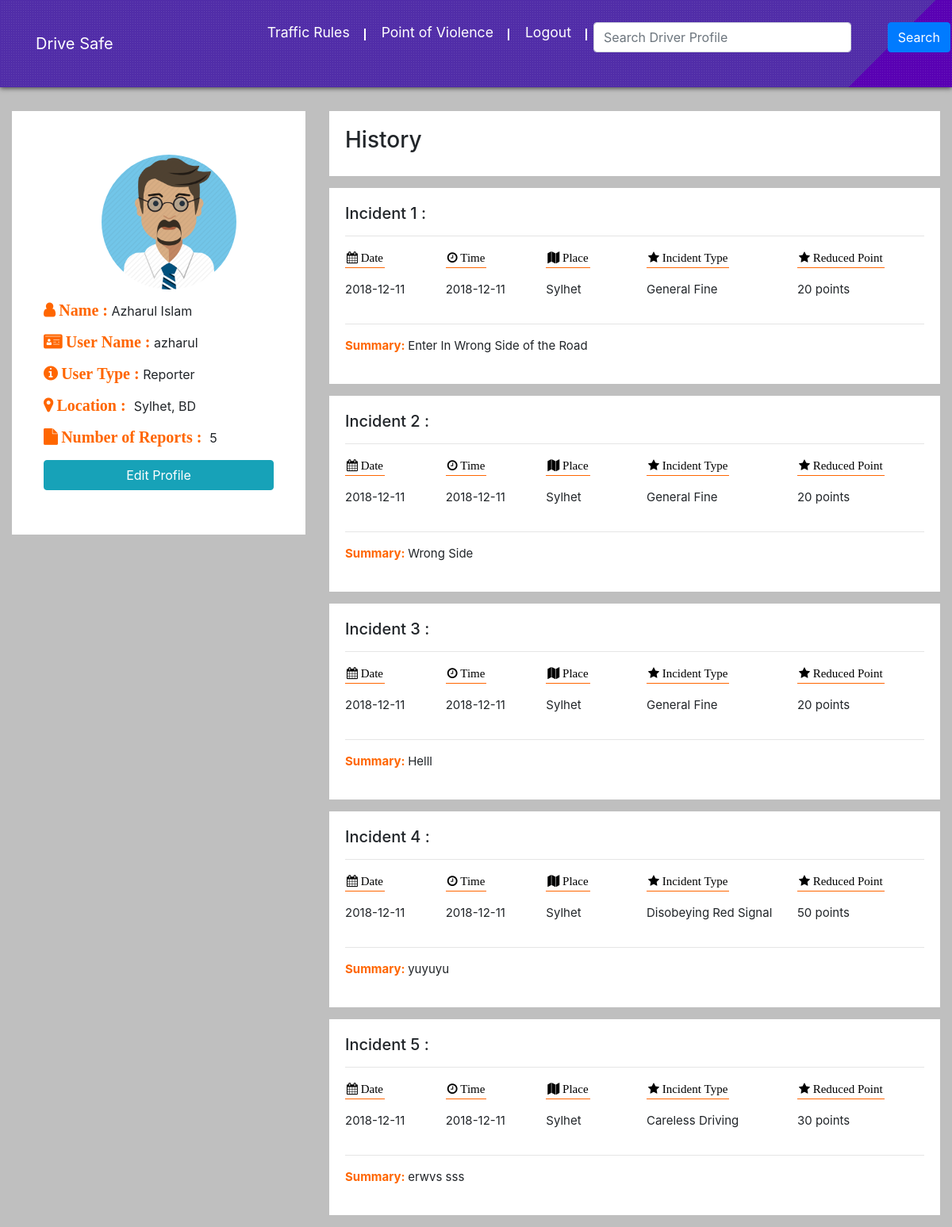
Screenshot of /reporters/index (signed in) with the database file from the repository.
### tables this page shows
CREATE TABLE IF NOT EXISTS `reporters` (
  `id` int(255) NOT NULL,
  `name` varchar(255) NOT NULL,
  `username` varchar(255) NOT NULL,
  `password` varchar(255) NOT NULL,
  `place` varchar(255) NOT NULL
);

CREATE TABLE IF NOT EXISTS `incident` (
  `id` int(255) NOT NULL,
  `vehicles_num` varchar(255) NOT NULL,
  `driver_lic_num` varchar(255) NOT NULL,
  `incident_type_id` int(255) NOT NULL,
  `place` varchar(255) NOT NULL,
  `summary` text NOT NULL,
  `time` time NOT NULL,
  `date` date NOT NULL,
  `reporter_id` int(255) NOT NULL
);

CREATE TABLE IF NOT EXISTS `point_table` (
  `type_id` int(255) NOT NULL,
  `type_name` varchar(255) NOT NULL,
  `point` int(255) NOT NULL
);

### reporters/index.php (the view, shortened to what this page needs)
<?php
    include 'core/controller.php';
    if(isset($_SESSION['reporter'])) {
      $rep_id = $_SESSION['reporter'];
    } else {
      ?><script>window.location = 'sign';</script><?php
    }
    $row = $ctrl->getReporterById($rep_id, $conn);
?>
<!DOCTYPE html>
<html lang="en">
<head>
    <link rel="stylesheet" href="../theme/font/font-awesome-4.7.0/css/font-awesome.css">
    <link rel="stylesheet" href="../theme/css/bootstrap/css/bootstrap.min.css">
    <link rel="stylesheet" href="../theme/font/font-awesome-4.7.0/css/font-awesome.min.css">
    <link rel="stylesheet" href="../theme/css/reporters/reporters-profile.css">
</head>
<body class="reportersBody" style="overflow-x: hidden">
  <section class="top-nav">
    <nav class="navbar navbar-expand-md navbar-color navbar-dark">
      <div class="container">
        <a class="navbar-brand" href="index">Drive Safe</a>
        <div class="collapse navbar-collapse text-center clear" id="collapse">
          <ul class="navbar-nav ml-auto">
            <li class="nav-item">
              <a href="rules" class="nav-link">
                <span class="modtitle">Traffic Rules</span>
              </a>
            </li>
            <li class="nav-item">
              <a href="points" class="nav-link">
                <span class="modtitle">Point of Violence</span>
              </a>
            </li>
            <li class="nav-item">
              <a href="logout" class="nav-link">
                <span class="modtitle">Logout</span>
              </a>
            </li>
            <div class="row">
              <div class="col-md-10">
                <li class="nav-item">
              <form action="srcResult" method="post" class="nav-link">
                <div class="form-group">
                  <input type="text" class="ml-auto form-control" name="input" placeholder="Search Driver Profile" required>
                </div>
            </li>
              </div>
              <div class="col-md-2">
                <li class="nav-item nav-link">
                  <button class="btn btn-primary" type="submit" name="src">Search</button>
                </li>
              </div>
            </div>
          </ul>
        </div>
      </div>
    </nav>
  </section>
  <div class="container-fluid reportersProfile">
    <div class="row">
      <div class="col-md-4">
        <div class="reporters ml-auto">
          <img class="reportersImg ml-auto" src="../theme/images/reporter.png" alt="Driver" width="200px">
          <p><span><i class="fa fa-user"> Name : </i></span> <?php echo $row['name'];?></p>
          <p><span><i class="fa fa-id-card"> User Name : </i></span> <?php echo $row['username'];?></p>
          <p><span><i class="fa fa-info-circle"> User Type : </i></span> Reporter</p>
          <p><span><i class="fa fa-map-marker"> Location : &nbsp;</i></span><?php echo $row['place'];?></p>
          <p><span><i class="fa fa-file"> Number of Reports : &nbsp;</i></span><?php echo $ctrl->getNumRepById($rep_id, $conn);?></p>
          <p><a href="edit" class="btn btn-info btn-block">Edit Profile</a></p>
        </div>
      </div>
      <div class="col-md-8">
        <div class="reportersHistory">
          <h3>History</h3>
        </div>
        <?php
          $count = 0;
          $res1 = $ctrl->getRepById($rep_id, $conn);
          while($row1 = $res1->fetch_assoc()) {
            $count++;
        ?>
        <div class="reportersHistory">
          <h5>Incident <?php echo $count;?> :</h5>
          <hr>
          <div class="row" class="historyInfo">
            <div class="col-md-2">
              <p><i class="fa fa-calendar-alt"> Date</i></p>
              <p><?php echo $row1['date'];?></p>
            </div>
            <div class="col-md-2">
              <p><i class="fa fa-clock"> Time</i></p>
              <p><?php echo $row1['date'];?></p>
            </div>
            <div class="col-md-2">
              <p><i class="fa fa-map"> Place</i></p>
              <p><?php echo $row1['place'];?></p>
            </div>
            <div class="col-md-3">
              <p><i class="fa fa-star"> Incident Type</i></p>
              <p><?php $ctrl->getIncidentTypeById($row1['incident_type_id'], $conn);?></p>
            </div>
            <div class="col-md-3">
              <p><i class="fa fa-star"> Reduced Point</i></p>
              <p><?php $ctrl->getIncidentPointById($row1['incident_type_id'], $conn);?> points</p>
            </div>
          </div>
          <hr>
          <p><b>Summary: </b> <?php echo $row1['summary'];?></p>
        </div>
        <?php
          }
        ?>
      </div>
    </div>
  </div>
</body>
</html>

### reporters/core/controller.php (shortened to what this page needs)
<?php
	class Controller {
		public function getReporterById($id, $conn) {
			$sql = $conn->prepare("SELECT * FROM reporters WHERE id = ?");
			$sql->bind_param("s", $id);
		 	$sql->execute();
		 	$res = $sql->get_result();
		 	$row = $res->fetch_assoc();
			return $row;
		}
		public function getNumRepById($id, $conn) {
			$sql = $conn->prepare("SELECT * FROM incident WHERE reporter_id = ?");
			$sql->bind_param("s", $id);
		 	$sql->execute();
		 	$res = $sql->get_result();
		 	$row = $res->num_rows;
			return $row;
		}
		public function getRepById($id, $conn) {
			$sql = $conn->prepare("SELECT * FROM incident WHERE reporter_id = ?");
			$sql->bind_param("s", $id);
		 	$sql->execute();
		 	$res = $sql->get_result();
			return $res;
		}
		public function getIncidentTypeById($type_id, $conn) {
			$sql = $conn->prepare("SELECT type_name FROM point_table WHERE type_id = ?");
		 	$sql->bind_param("s", $type_id);
		 	$sql->execute();
		 	$res = $sql->get_result();
		 	$row = $res->fetch_assoc();
			echo $row['type_name'];
		}
		public function getIncidentPointById($type_id, $conn) {
			$sql = $conn->prepare("SELECT point FROM point_table WHERE type_id = ?");
		 	$sql->bind_param("s", $type_id);
		 	$sql->execute();
		 	$res = $sql->get_result();
		 	$row = $res->fetch_assoc();
			echo $row['point'];
		}
	}
	$ctrl = new Controller;
?>

### theme/css/reporters/reporters-profile.css (style rules this page uses)
html { overflow-x: hidden !important; }
body { overflow-x: hidden !important; }
a, a:hover, a:focus { text-decoration: none; }
.top-nav { background: linear-gradient(-45deg, #5900b3 10%, transparent 0%), linear-gradient(-45deg, #512DA8 100%, transparent 10%); }
.top-nav .navbar-dark { background:url("../Theme/images/home_hr.png") transparent; padding: 20px 0px 20px 0px; box-shadow: 0 1px 6px 0 rgba(0, 0, 0, 0.7); }
.top-nav .nav-item a { color: #fff !important; padding-left: 20px!important; padding-right: 20px!important; font-size: 1.1em; cursor: pointer; transition: all .5s; }
.nav-item .nav-link .modtitle:after { position: absolute; content: ""; height: 15px; width: 2px; right: 0; margin-right: -20px; bottom: 0; }
.nav-item .nav-link .modtitle:after { background-color: #fff; }
.nav-item .nav-link .modtitle { position: relative; }
.reportersBody { background-color: #bfbfbf; }
.reportersProfile { margin-top: 30px; }
.reporters { background-color: #fff; padding: 40px; }
.reporters span i { color: #ff6600; font-weight: bold; font-size: 20px; }
.reportersProfile .reporters .reportersImg { padding: 15px; border-radius: 50%; box-sizing: border-box; margin-left: 20% !important; }
.reportersHistory { background-color: #fff; padding: 20px; margin-bottom: 15px; }
.reportersHistory i { font-size: 15px; padding: 2px; color: #000; border-bottom: 1px solid #ff6600; padding-bottom: 5px; }
.reportersHistory b { color: #ff6600; }
.reportersHistory p { font-size: 15px; }

### rows the page displays
reporters: name "Azharul Islam", username "azharul", place "Sylhet, BD"
incident: date "2018-12-11", place "Sylhet", point_table.type_name "General Fine", point_table.point "20", summary "Enter In Wrong Side of the Road"
incident: date "2018-12-11", place "Sylhet", point_table.type_name "General Fine", point_table.point "20", summary "Wrong Side"
incident: date "2018-12-11", place "Sylhet", point_table.type_name "General Fine", point_table.point "20", summary "Helll"
incident: date "2018-12-11", place "Sylhet", point_table.type_name "Disobeying Red Signal", point_table.point "50", summary "yuyuyu"
incident: date "2018-12-11", place "Sylhet", point_table.type_name "Careless Driving", point_table.point "30", summary "erwvs sss"

### other values shown
$ctrl->getNumRepById($rep_id, $conn) "5"
